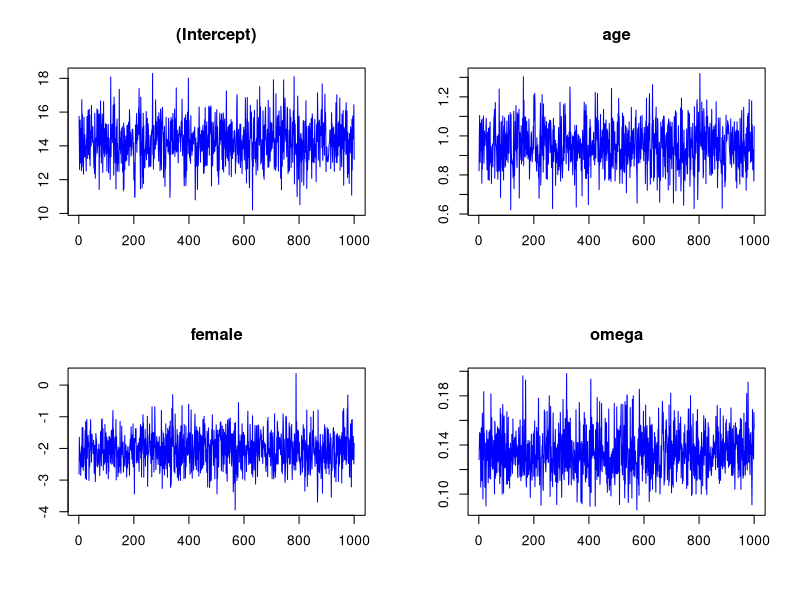
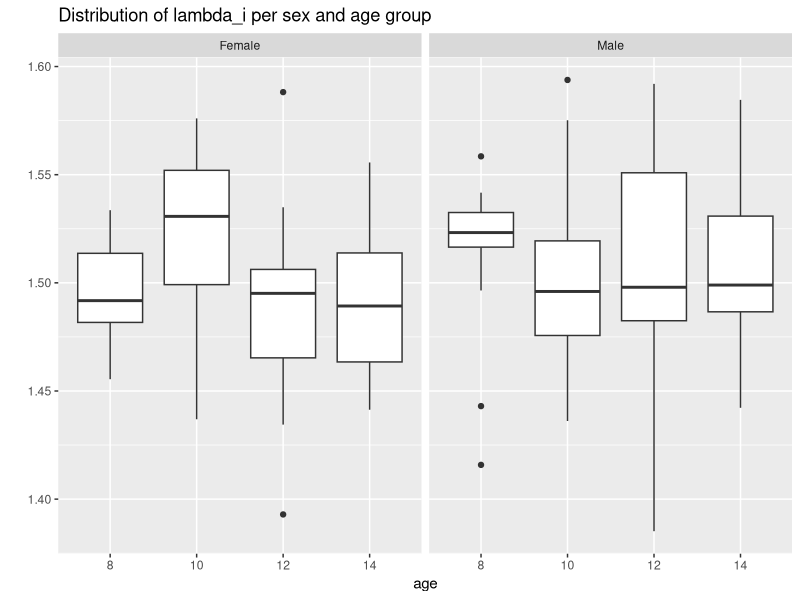
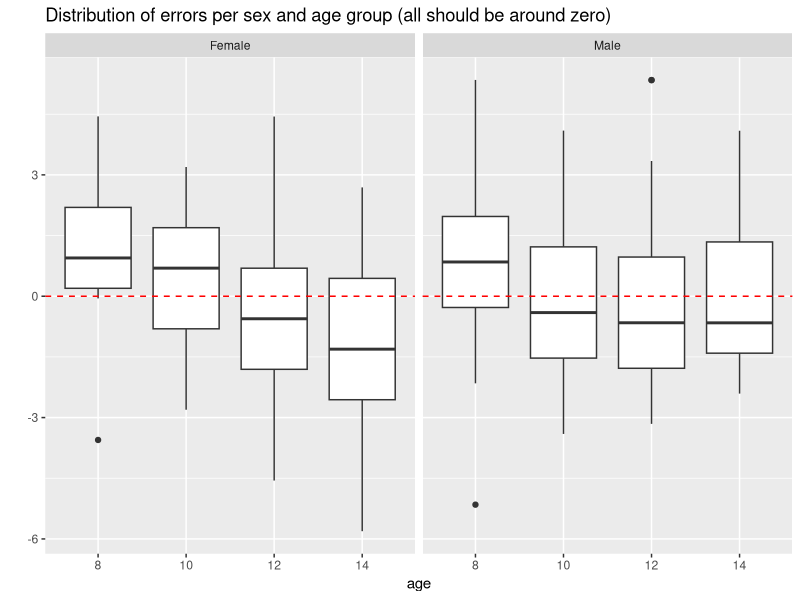

R code for these plots, in order:
## ---- chunk 1
knitr::opts_chunk$set(message = FALSE, warning = FALSE)
## ---- chunk 2
library(tidyverse)
library(mvtnorm)
library(Matrix)
## ---- chunk 3
dental <- read_csv("dental.csv")[ ,-1] %>% 
  mutate(female = as.integer(Sex == 'Female'))
head(dental)
## ---- chunk 4
X <- dental %>% 
  model.matrix(~ age + female, data = .)
y <- dental$distance
head(X)
## ---- chunk 5
gibbs_sampler12 <- function(nsim, X, y, prior) {
  # metadata
  n <- nrow(X)
  d <- ncol(X)
  
  # initialise 
  beta <- matrix(0, nsim, d)
  omega <- numeric(nsim)
  
  # computed quantities
  Kn <- crossprod(X) + prior$K0
  Kn_inv <- solve(Kn)
  mn <- solve(Kn, crossprod(X, y) + prior$K0 %*% prior$m0)
  an <- prior$a0 + n/2
  bn <- prior$b0 + 0.5*drop(crossprod(y - X %*% mn)) +
    0.5*drop(crossprod(mn - prior$m0, prior$K0 %*% (mn - prior$m0)))
  
  # sampler
  for (k in 1:nsim) {
    omega[k] <- rgamma(1, shape = an, rate = bn)
    beta[k, ] <- rmvnorm(1, mean = mn, sigma = as(Kn_inv / omega[k], "matrix"))
  }
  
  params <- data.frame(cbind(beta, omega))
  names(params) <- c(colnames(X), "omega")
  params
}
## ---- chunk 6
# Create prior
d <- ncol(X)
prior <- list(m0 = numeric(d), K0 = Diagonal(d), a0 = 1, b0 = 10)

# Run the sampler
nsim <- 1000
set.seed(999)
params <- gibbs_sampler12(nsim, X, y, prior)
## ---- chunk 7
par(mfrow = c(2, 2))
for (j in 1:4) {
  plot(params[ ,j], 
       type = "l", col = "blue", 
       main = names(params)[j], 
       xlab = "", ylab = "")  
}
## ---- chunk 8
describe <- function(x) {
  data_frame(mean = mean(x), sd = sd(x), low95 = quantile(x, 0.025), up95 = quantile(x, 0.0975))
} 
params %>% 
  mutate(sd = 1 / sqrt(omega)) %>% 
  map(describe) %>% 
  bind_rows() %>% 
  add_column(variable = c(names(params), "std.dev"), .before = 1) 

## ---- chunk 9
ridge <- drop(solve(crossprod(X) + Diagonal(d) * prior$K0, crossprod(X, y)))
ridge
## ---- chunk 10
ols <- drop(solve(crossprod(X), crossprod(X, y)))
ols
## ---- chunk 11
library(tidyverse)
library(mvtnorm)
library(Matrix)
library(ggplot2)
## ---- chunk 12
gibbs_sampler14 <- function(nsim, X, y, prior) {
  # metadata
  n <- nrow(X)
  d <- ncol(X)
  
  # initialise 
  beta <- matrix(0, nsim, d)
  omega <- numeric(nsim)
  lambda <- matrix(0, nsim + 1, n)
  lambda[1, ] <- 1

  # sampler
  for (k in 1:nsim) {
    Kn <- crossprod(X, lambda[k, ]*X) + prior$K0
    Kn_inv <- solve(Kn)
    mn <- solve(Kn, crossprod(X, lambda[k, ]*y) + prior$K0 %*% prior$m0)
    err <- as.numeric(y - X %*% mn)
    an <- prior$a0 + n/2
    bn <- prior$b0 + 0.5*drop(crossprod(err, lambda[k, ] * err)) +
      0.5*drop(crossprod(mn - prior$m0, prior$K0 %*% (mn - prior$m0)))
    taun <- prior$tau + 0.5*omega[k] * err^2
    omega[k] <- rgamma(1, shape = an, rate = bn)
    beta[k, ] <- rmvnorm(1, mean = mn, sigma = as(Kn_inv / omega[k], "matrix"))
    lambda[k + 1, ] <- map_dbl(taun, ~ rgamma(1, prior$tau + 0.5, .))
  }
  lambda <- lambda[-1, ]
  
  list(beta = beta, omega = omega, lambda = lambda)
}
## ---- chunk 13
# Create prior
d <- ncol(X)
prior <- list(m0 = numeric(d), K0 = Diagonal(d), a0 = 1, b0 = 10, tau = 1)

# Run the sampler
nsim <- 1000
set.seed(999)
res14 <- gibbs_sampler14(nsim, X, y, prior)
## ---- chunk 14
mean_lambda <- apply(res14$lambda, 2, mean)

pltdata <- data.frame(mean_lambda = mean_lambda, age = ordered(dental$age), sex = dental$Sex)
ggplot(pltdata, aes(age, mean_lambda)) +
  geom_boxplot() +
  facet_grid(. ~ sex) +
  ylab("") +
  ggtitle(paste("Distribution of", expression(lambda_i), "per sex and age group"))
## ---- chunk 15
beta <- t(res14$beta)
err <- y - X %*% beta
mean_err <- apply(err, 1, mean)

pltdata <- data.frame(mean_err = mean_err, age = ordered(dental$age), sex = dental$Sex)
ggplot(pltdata, aes(age, mean_err)) +
  geom_boxplot() +
  geom_hline(aes(yintercept = 0), colour = "red", linetype = "dashed") +
  facet_grid(. ~ sex) +
  ylab("") +
  ggtitle(paste("Distribution of errors per sex and age group (all should be around zero)"))
